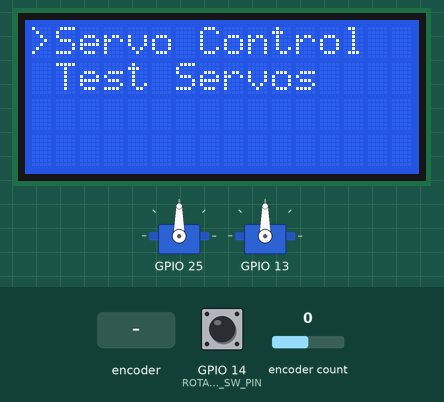
Bench run of a program on a simulated ESP32. Shown: 2 × servo, 16×4 character LCD. The test bench sets the inputs (shaded band); at power-on: encoder count 0, GPIO 14 (ROTARY_ENCODER_SW_PIN) HIGH. What the program prints to the serial monitor is not drawn.

Above: at 1.3 s.
1.4 s: rotary encoder on GPIO 14 (ROTARY_ENCODER_SW_PIN) / GPIO 32 (ROTARY_ENCODER_DT_PIN) turned 3 steps (first pin leading)
At 3.0 s:
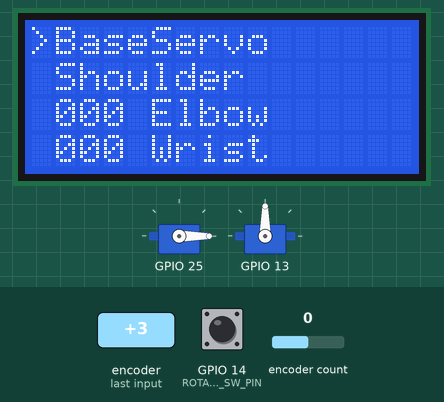
3.5 s: encoder count set to 1
At 4.7 s:
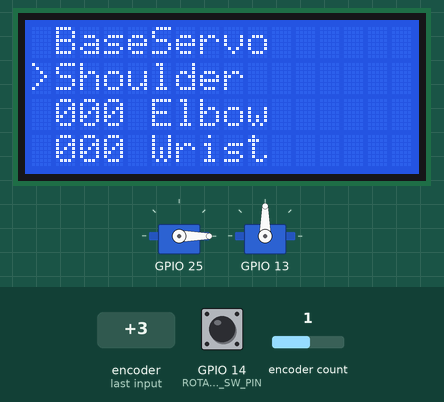
5.0 s: rotary encoder on GPIO 14 (ROTARY_ENCODER_SW_PIN) / GPIO 32 (ROTARY_ENCODER_DT_PIN) turned 3 steps (first pin leading)
At 5.15 s:
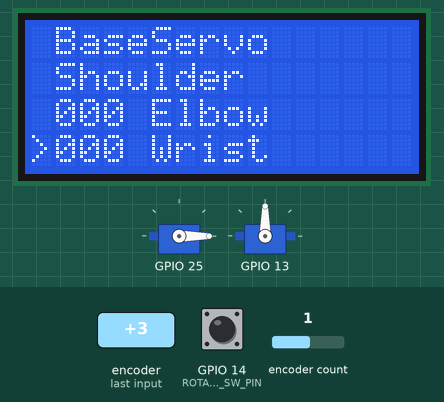
7.1 s: encoder count set to 5
At 8.1 s:
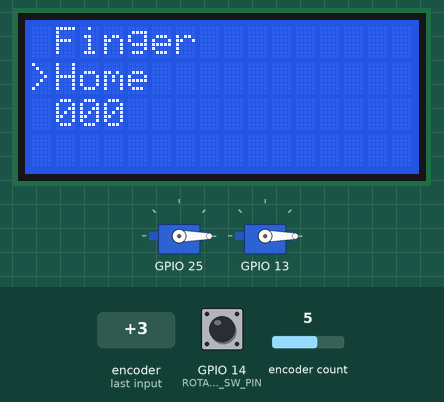
8.6 s: rotary encoder on GPIO 14 (ROTARY_ENCODER_SW_PIN) / GPIO 32 (ROTARY_ENCODER_DT_PIN) turned 3 steps (first pin leading)
At 10.0 s:
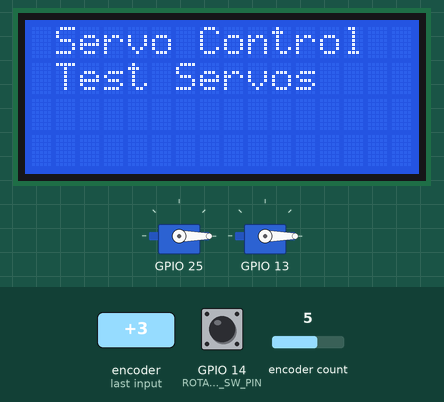
15.2 s: encoder count set to 4
Timing chart, 0 to 18.4 s (numbered marks = the images above; inputs shaded):
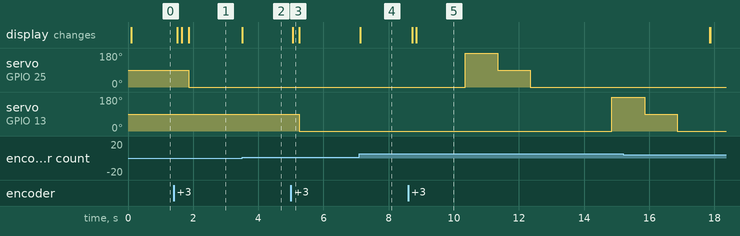

The program:

main.cpp
```cpp
#include <Arduino.h>
#include <vector>
#include <Wire.h>
#include <ESP32Servo.h>
#include <AiEsp32RotaryEncoder.h>
#include <LiquidCrystal_I2C.h>

#include <DisplayMenu.h>
#include <Joint.h>

#define ROTARY_ENCODER_DT_PIN 32
#define ROTARY_ENCODER_CLK_PIN 33
#define ROTARY_ENCODER_SW_PIN 14
#define ROTARY_ENCODER_VCC_PIN -1
#define ROTARY_ENCODER_STEPS 4

using namespace std;


AiEsp32RotaryEncoder rotaryEncoder = AiEsp32RotaryEncoder(ROTARY_ENCODER_DT_PIN, ROTARY_ENCODER_CLK_PIN, ROTARY_ENCODER_SW_PIN, ROTARY_ENCODER_VCC_PIN, ROTARY_ENCODER_STEPS);

void IRAM_ATTR readEncoderISR()
{
    rotaryEncoder.readEncoder_ISR();
}


LiquidCrystal_I2C lcd = LiquidCrystal_I2C(0x27, 16, 4);


const int nServos = 5;

vector<String> homeMenu = {"Servo Control", "Test Servos"};


vector<String> servoMenu = {"BaseServo", "Shoulder", "Elbow", "Wrist", "Finger", "Home"};
Joint joints[2] = { Joint(25), Joint(13) }; // Example with 3 joints


DisplayMenu Menu(lcd, rotaryEncoder);

void setup() {
  Serial.begin(115200);

  Wire.begin();

  for (int i = 0; i < 2; i++) {
      joints[i].begin();
  }


  lcd.init();
  lcd.backlight();


  Menu.addMenu("home", homeMenu);
  Menu.addMenuPair("servos", servoMenu);
  Menu.printMenu("home");


  rotaryEncoder.begin();
  rotaryEncoder.setup(readEncoderISR);
  rotaryEncoder.setBoundaries(0, Menu.getLength(Menu.getSelected())-1, false);


}

void loop(){
  if (rotaryEncoder.encoderChanged()){
    Menu.setCursor(rotaryEncoder.readEncoder());
  }


  if (rotaryEncoder.isEncoderButtonClicked()){
    String selected = Menu.select();
    if (selected == "Home"){
      Menu.printMenu("home");
    } else if (selected == "Servo Control"){
      Menu.printMenu("servos");
    } else if (selected == "Test Servos"){
      Menu.hideCursor();
      for (Joint& joint : joints){
        delay(500);
        joint.setRotation(0);
        delay(500);
        joint.setRotation(180);
        delay(500);
        joint.setRotation(90);
        delay(500);
        joint.setRotation(0);
        delay(500);
      }
      Menu.showCursor();
    } else {
      pair<String, int> result = Menu.toggleEdit();
      if (result.first != "" && result.second != -1){
        int servoIndex;
        for (int i = 0; i < servoMenu.size(); i++){
          if (servoMenu[i] == result.first){
            servoIndex = i;
          }
        }
        Serial.println(result.first + " to rotation " + result.second);
        joints[servoIndex].setRotation(result.second);
      }
    }
  }

}
```

Measured:
- after the input at 1.4 s, servo on GPIO 25: 90° → 0° after 0.46 s; the display: changes after 0.12 s (image 1)
- after the input at 3.5 s, the display: changes at once (image 2)
- after the input at 5.0 s, servo on GPIO 13: 90° → 0° after 0.26 s; the display: changes after 0.05 s (image 3)
- after the input at 7.1 s, the display: changes at once (image 4)
- after the input at 8.6 s, servo on GPIO 25: 0° → 180° after 1.8 s, → 90° 1.0 s later, → 0° 1.0 s later; servo on GPIO 13: 0° → 180° after 6.3 s; the display: first changes after 0.12 s (image 5 shows a later state)
